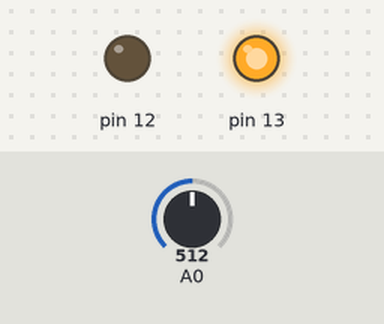
This sketch was run on a simulated Arduino Uno, built with avr-gcc and run on an emulated ATmega328P. Parts: output pins drawn as LEDs (lit = HIGH). Inputs (shaded band) come from the test bench; at power-on: A0 = 512. What the sketch prints to the serial monitor is not drawn.

Above: at 0.5 s.
At 2.5 s:
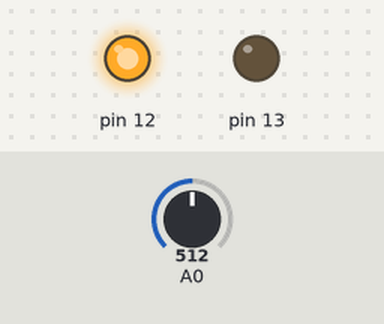
Timing chart, 0 to 5.2 s (numbered marks = the images above):
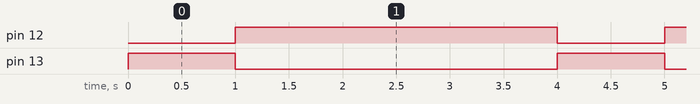

Measured:
- by itself, pin 12: alternates HIGH for 3.0 s and LOW for 1.0 s
- by itself, pin 13: alternates HIGH for 1.0 s and LOW for 3.0 s
- by itself, everything shown: repeats every 4.0 s, in 3 steps

The sketch:

Pr_ve_TekForsk_02102020.ino
```cpp
void setup() {
  Serial.begin(9600);
  pinMode(13, OUTPUT);
  pinMode(12, OUTPUT);
}

void loop() {
  int ARead = analogRead(A0);
  float Pause = (ARead * 1.95) + 2000;
  if (Pause < 2660){
    Pause = 2000;
  }
  else if (Pause < 3300){
    Pause = 3000;
  }
  else {
    Pause = 4000;
  }
  Serial.println(Pause);

  digitalWrite(13, HIGH);
  delay(1000);
  digitalWrite(13, LOW);
  digitalWrite(12, HIGH);
  delay(Pause);
  digitalWrite(12, LOW);

}
```
